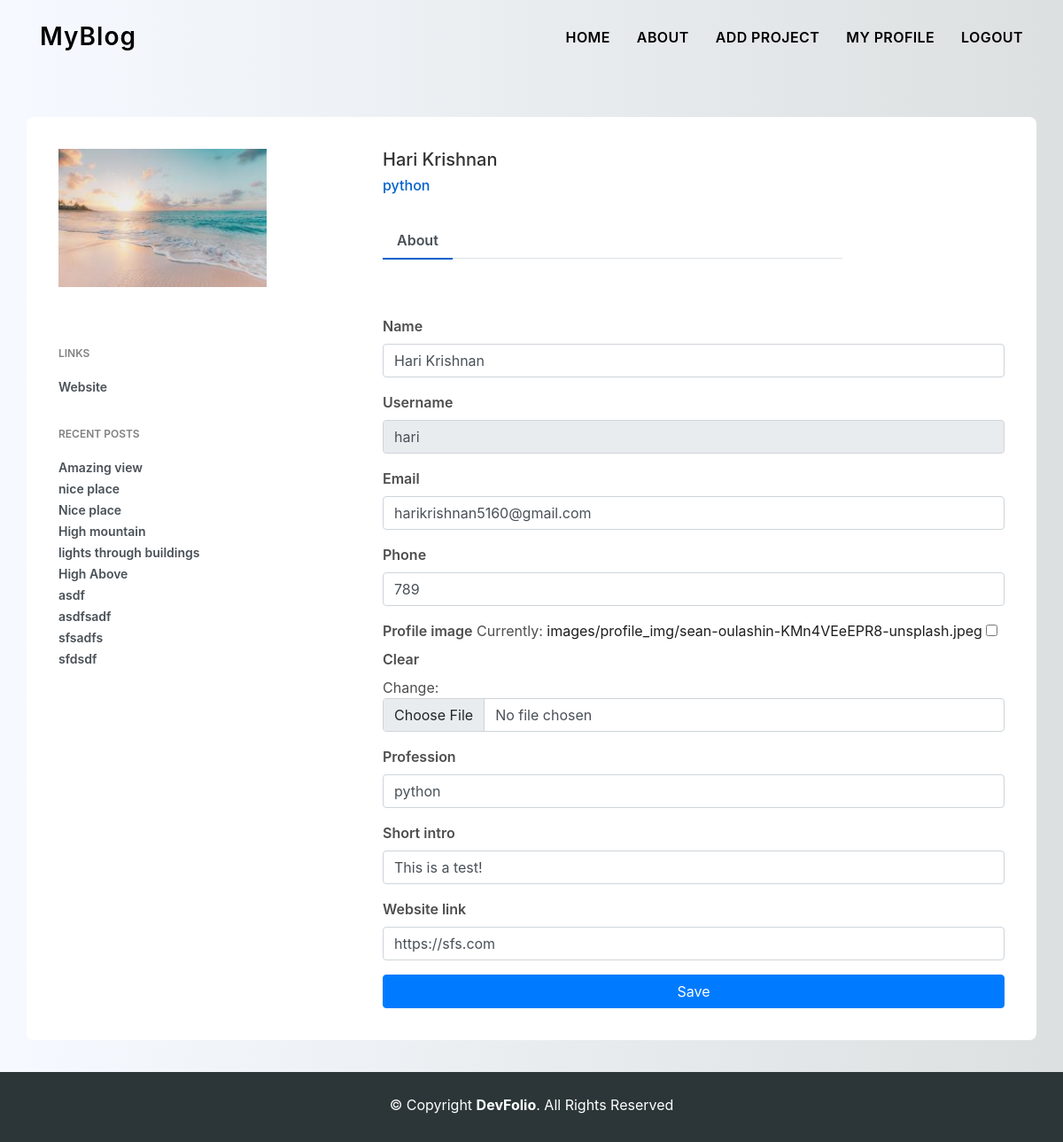
/users/edit-profile/ (signed in), run on an earlier commit of the app's database.
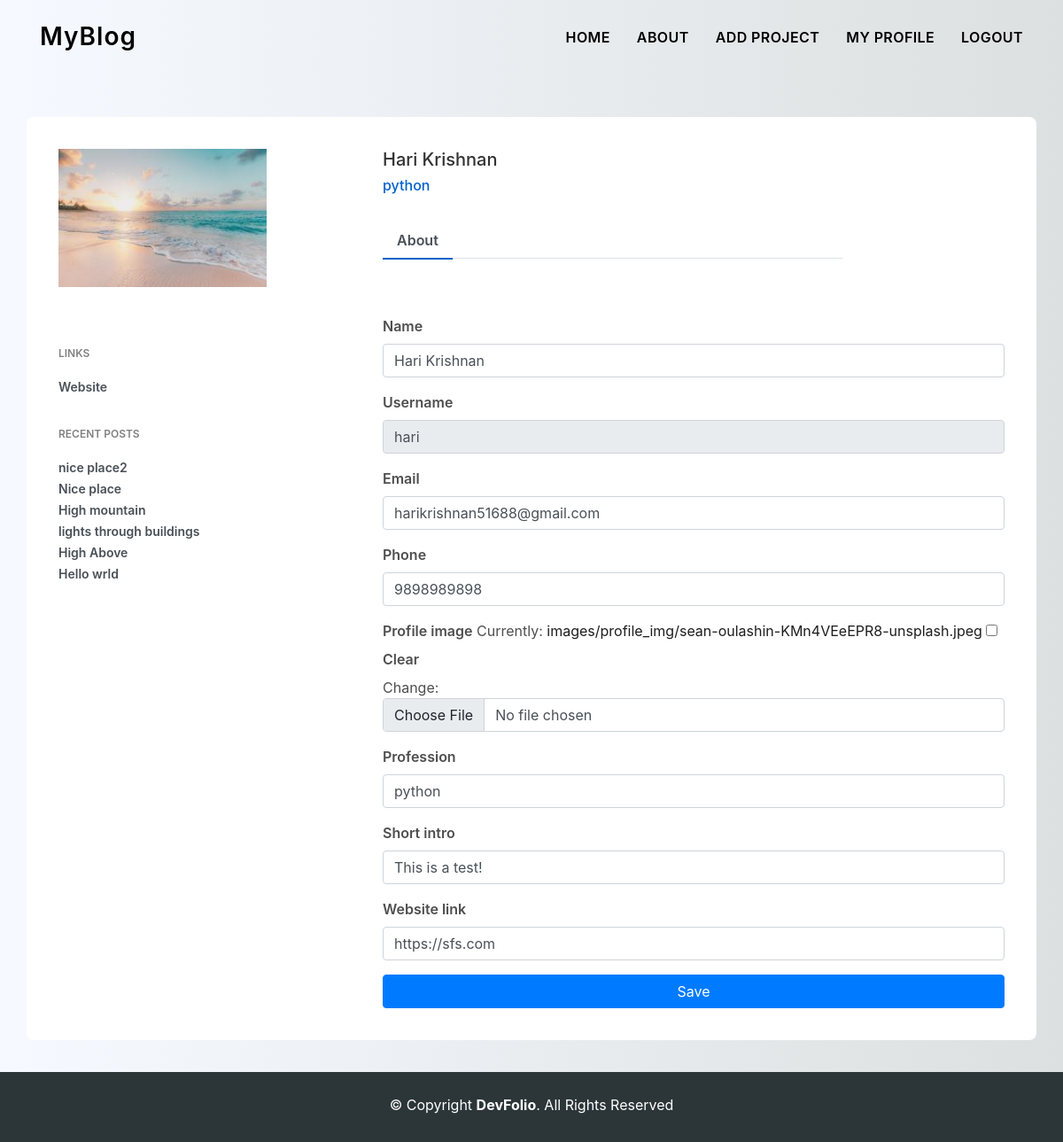
And on a later commit of the database.
### blogs/models.py (models this page shows, shortened)
class Article(models.Model):
    owner = models.ForeignKey(Profile, on_delete=models.SET_NULL, blank=True, null=True)
    heading = models.CharField(max_length=200)
    discription = models.CharField(max_length=300)
    category = models.CharField(max_length=100, null=True, blank=True)
    featured_image = ResizedImageField("Thumbnail Image",size=[1200,720], null=True, blank=True, default='images/blog_img/no-photo.jpg', upload_to='images/blog_img/')
    text_field =  RichTextUploadingField("Content",null=True, blank=True)
    tags = models.ManyToManyField('Tag', blank=True)
    comment_total = models.IntegerField(default=0, null=True, blank=True)
    created = models.DateTimeField(auto_now_add=True)
    id = models.UUIDField(default=uuid.uuid4,
                          primary_key=True, editable=False, unique=True)

### users/models.py (models this page shows, shortened)
class Profile(models.Model):
    user = models.OneToOneField(User, on_delete=models.CASCADE, null=True, blank=True)
    name = models.CharField(max_length=200, null=True, blank=True)
    username = models.CharField(max_length=200, null=True, blank=True)
    email = models.EmailField(max_length=400, unique=True,null=True, blank=True)
    profile_image = ResizedImageField(size=[250, 250], blank=True, null=True, default='images/profile_img/default.jpg', upload_to='images/profile_img/')
    short_intro = models.CharField(max_length=600, null=True, blank=True)
    website_link = models.URLField(max_length=800, null=True, blank=True)
    phone = models.PositiveIntegerField(null=True, blank=True)#, validators=[MaxValueValidator(9999999999)])
    profession = models.CharField(max_length=20, null=True, blank=True)
    created = models.DateTimeField(auto_now_add=True)
    id = models.UUIDField(default=uuid.uuid4, primary_key=True, editable=False, unique=True)
    def getimageurl(self):
        try:
            url = self.profile_image.url
        except:
            url = ''
        return url

### users/views.py (the view)
# urls.py: path('edit-profile/', views.editprofile, name='edit-profile'),
@login_required(login_url='login')
def editprofile(request):
    profile = request.user.profile
    form = ProfileForm(instance=profile)
    count = profile.article_set.all()
    articles = profile.article_set.all().order_by('created')[:10]
    if request.method == "POST":
        form = ProfileForm(request.POST, request.FILES, instance=profile)
        if form.is_valid:
            form.save()
            return redirect('blogs')
    context = {'form':form,'profile': profile, 'articles': articles, 'blog_count': len(count)}
    return render(request, 'users/edit-profile.html', context)

### users/forms.py
class ProfileForm(ModelForm):
    class Meta:
        model = Profile
        fields = ['name', 'username', 'email', 'phone', 'profile_image', 'profession','short_intro', 'website_link',]
    def __init__(self, *args, **kwargs):
        super(ProfileForm, self).__init__(*args, **kwargs)
        self.fields['username'].widget.attrs['readonly'] = True
        for name, field in self.fields.items():
            field.widget.attrs.update({'class': 'form-control'})

### users/templates/users/edit-profile.html (shortened to what this page needs)
{% extends 'main.html' %}
{% load static %}
{% block content %}
<br>
<br>
<div class="container emp-profile">
                <div class="row">
                    <div class="col-md-4">
                        <div class="profile-img">
                            <img src="{{ profile.getimageurl }}" alt="profile-image"/>
                            </div>
                    </div>
                    <div class="col-md-6">
                        <div class="profile-head">
                                    <h5>
                                        {{ profile.name }}
                                    </h5>
                                    <h6>
                                        {% if profile.profession is not None %}
                                        {{ profile.profession }}
                                        {% endif %}
                                    </h6>
                                    <br>
                            <ul class="nav nav-tabs" id="myTab" role="tablist">
                                <li class="nav-item">
                                    <a class="nav-link active" id="home-tab" data-toggle="tab" href="#home" role="tab" aria-controls="home" aria-selected="true">About</a>
                                </li>
                            </ul>
                        </div>
                    </div>
                </div>
                <div class="row">
                    <div class="col-md-4">
                        <div class="profile-work">
                            {% if profile.website_link is not None %}
                            <p>LINKS</p>
                            <a href="{{profile.website_link}}">Website</a><br/>
                            {% endif %}
                            {% if blog_count is not None %}
                            <p>RECENT POSTS</p>
                            {% for article in articles %}
                            <a href="{% url 'article' article.id %}">{{ article.heading }}</a><br/>
                            {% endfor %}
                            {% endif %}
                        </div>
                    </div>
                    <div class="col-md-8">
                        <div class="tab-content profile-tab" id="myTabContent">
                            <div class="tab-pane fade show active" id="home" role="tabpanel" aria-labelledby="home-tab">
                                <form class="row g-3" action="" method="POST" enctype="multipart/form-data">
                                    {% for field in form %}
                                    <div class="col-12">
                                      <label for="yourName" class="form-label">{{ field.label }}</label>
                                      {{ field }}
                                    </div>
                                    {% endfor %}
                                    <div class="col-12">
                                      <button class="btn btn-primary w-100" type="submit">Save</button>
                                    </div>
                                </form>
                            </div>
                        </div>
                    </div>
                </div>
        </div>
        {% include 'footer.html' %}
        {% endblock %}

What changed in the data, as far as the page shows it:
removed Article: heading "Amazing view"
removed Article: heading "asdf"
removed Article: heading "asdfsadf"
removed Article: heading "sfsadfs"
removed Article: heading "sfdsdf"
changed Profile "Hari Krishnan": email "harikrishnan5160@gmail.com" → "harikrishnan51688@gmail.com"; phone "789" → "9898989898"
changed Article: heading "nice place" → "nice place2"
added Article: heading "Hello wrld"
